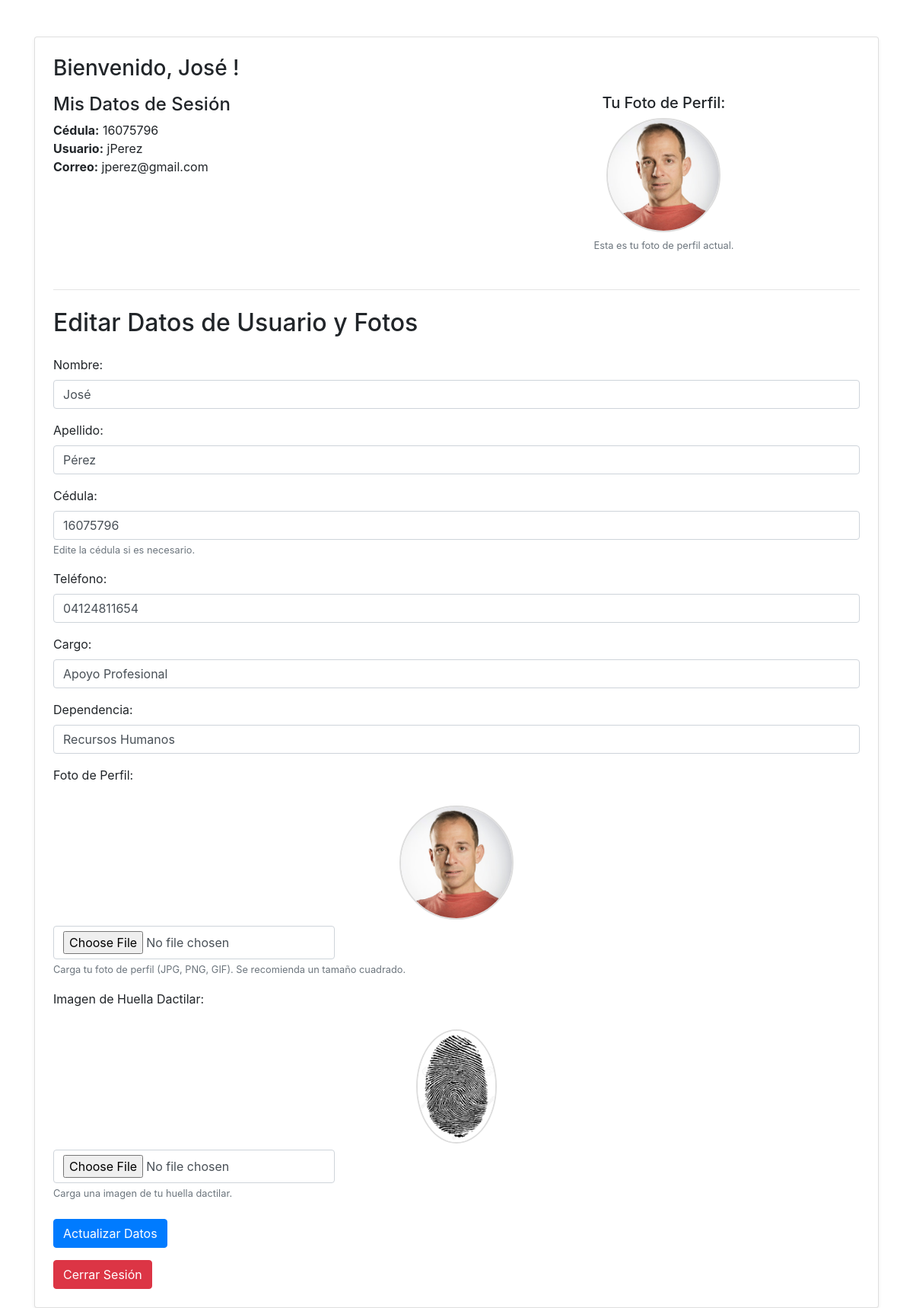
/mis_datos.php (signed in), run on the app's committed database.
### tables this page shows
CREATE TABLE `users` (
  `id` int(11) NOT NULL,
  `cedula` varchar(20) NOT NULL,
  `username` varchar(50) NOT NULL,
  `password_hash` varchar(255) NOT NULL,
  `nombre` varchar(100) NOT NULL,
  `apellido` varchar(100) NOT NULL,
  `telefono` varchar(20) DEFAULT NULL,
  `correo` varchar(100) NOT NULL,
  `foto_perfil` varchar(255) DEFAULT NULL,
  `huella_dactilar` varchar(255) DEFAULT NULL,
  `cargo` varchar(100) DEFAULT NULL,
  `dependencia` varchar(100) DEFAULT NULL,
  `created_at` timestamp NOT NULL DEFAULT current_timestamp(),
  `updated_at` timestamp NOT NULL DEFAULT current_timestamp() ON UPDATE current_timestamp(),
  `status` enum('active','inactive') DEFAULT 'active'
);

### mis_datos.php (the view, shortened to what this page needs)
<?php
require_once 'conexion.php';
$user_id_logged = $_SESSION['user_id'];
$cedula_usuario = htmlspecialchars($_SESSION['cedula'] ?? 'N/A');
$nombre_usuario_sesion = htmlspecialchars($_SESSION['nombre'] ?? 'Usuario');
$correo_usuario = htmlspecialchars($_SESSION['correo'] ?? 'N/A');
$nombre_formulario = '';
$apellido_formulario = '';
$telefono_formulario = '';
$foto_perfil_existente = '';
$huella_dactilar_existente = '';
$cargo_formulario = '';
$dependencia_formulario = '';
$datos_completos_existentes = false;
if ($stmt = $conn->prepare("SELECT nombre, apellido, telefono, foto_perfil, huella_dactilar, cargo, dependencia FROM users WHERE id = ?")) {
    $stmt->bind_param("i", $user_id_logged);
    $stmt->execute();
    $result = $stmt->get_result();
    if ($result->num_rows > 0) {
        $datos_db = $result->fetch_assoc();
        $nombre_formulario = htmlspecialchars($datos_db['nombre'] ?? '');
        $apellido_formulario = htmlspecialchars($datos_db['apellido'] ?? '');
        $telefono_formulario = htmlspecialchars($datos_db['telefono'] ?? '');
        $foto_perfil_existente = htmlspecialchars($datos_db['foto_perfil'] ?? '');
        $huella_dactilar_existente = htmlspecialchars($datos_db['huella_dactilar'] ?? '');
        $cargo_formulario = htmlspecialchars($datos_db['cargo'] ?? '');
        $dependencia_formulario = htmlspecialchars($datos_db['dependencia'] ?? '');
        if (
            !empty($nombre_formulario) && $nombre_formulario !== '____________________' &&
            !empty($apellido_formulario) && $apellido_formulario !== '____________________' &&
            !empty($telefono_formulario) &&
            !empty($cargo_formulario) &&
            !empty($dependencia_formulario)
        ) {
            $datos_completos_existentes = true;
        } else {
            $mensaje_modal_inicial = "Parece que tus datos personales no están completos o son los valores por defecto. Por favor, ingrésalos o actualízalos.";
        }
    } else {
        $mensaje_modal_inicial = "No hemos encontrado tus datos personales. Por favor, ingrésalos para completar tu perfil.";
    }
} else {
    $mensaje_modal_inicial = "Error al intentar cargar tus datos (consulta DB fallida): " . $conn->error;
}
?>
<!DOCTYPE html>
<html lang="es">
<head>
    <link href="https://stackpath.bootstrapcdn.com/bootstrap/4.5.2/css/bootstrap.min.css" rel="stylesheet">
    <link rel="stylesheet" href="https://cdnjs.cloudflare.com/ajax/libs/font-awesome/5.15.3/css/all.min.css">
</head>
<body>
<div class="container mt-5">
    <div class="card p-4 shadow-sm">
        <h3 class="mb-3">Bienvenido, <?php echo $nombre_usuario_sesion; ?>!</h3>
        <div class="row mb-4">
            <div class="col-md-6">
                <h4 class="mb-2">Mis Datos de Sesión</h4>
                <ul class="list-unstyled">
                    <li><strong>Cédula:</strong> <?php echo $cedula_usuario; ?></li>
                    <li><strong>Usuario:</strong> <?php echo htmlspecialchars($_SESSION['username'] ?? 'N/A'); ?></li>
                    <li><strong>Correo:</strong> <?php echo $correo_usuario; ?></li>
                </ul>
            </div>
            <div class="col-md-6 align-alert-center">
                <div class="text-center">
                    <h5>Tu Foto de Perfil:</h5>
                    <?php
                    if (!empty($foto_perfil_existente) && file_exists($foto_perfil_existente)):
                    ?>
                        <img src="<?php echo htmlspecialchars($foto_perfil_existente); ?>" alt="Foto de Perfil del Usuario" class="img-fluid rounded-circle profile-img">
                        <small class="form-text text-muted mt-2">Esta es tu foto de perfil actual.</small>
                    <?php endif; ?>
                </div>
            </div>
        </div>
        <hr class="my-4">
        <h2 class="mb-4">Editar Datos de Usuario y Fotos</h2>
        <form action="actualizar_perfil.php" method="post" enctype="multipart/form-data">
            <div class="form-group">
                <label for="nombre">Nombre:</label>
                <input type="text" class="form-control" id="nombre" name="nombre" placeholder="Ingrese el nombre" value="<?php echo $nombre_formulario; ?>" required>
            </div>
            <div class="form-group">
                <label for="apellido">Apellido:</label>
                <input type="text" class="form-control" id="apellido" name="apellido" placeholder="Ingrese el apellido" value="<?php echo $apellido_formulario; ?>" required>
            </div>
            <div class="form-group">
                <label for="cedula">Cédula:</label>
                <input type="text" class="form-control" id="cedula" name="cedula"
                        value="<?php echo $cedula_usuario; ?>" required>
                <small class="form-text text-muted">Edite la cédula si es necesario.</small>
            </div>
            <div class="form-group">
                <label for="telefono">Teléfono:</label>
                <input type="text" class="form-control" id="telefono" name="telefono" placeholder="Ingrese el teléfono (ej. 04121234567)" pattern="^\d{11}$" title="Ingrese 11 dígitos numéricos (ej. 04121234567)" value="<?php echo $telefono_formulario; ?>" required>
            </div>
            <div class="form-group">
                <label for="cargo">Cargo:</label>
                <input type="text" class="form-control" id="cargo" name="cargo" placeholder="Ingrese su cargo" value="<?php echo $cargo_formulario; ?>" required>
            </div>
            <div class="form-group">
                <label for="dependencia">Dependencia:</label>
                <input type="text" class="form-control" id="dependencia" name="dependencia" placeholder="Ingrese su dependencia" value="<?php echo $dependencia_formulario; ?>" required>
            </div>
            <div class="form-group">
                <label for="foto_perfil">Foto de Perfil:</label>
                <div class="profile-img-container">
                    <?php
                    if (!empty($foto_perfil_existente) && file_exists($foto_perfil_existente)):
                    ?>
                        <img src="<?php echo htmlspecialchars($foto_perfil_existente); ?>" alt="Foto de Perfil" class="profile-img">
                    <?php else: ?>
                        <div class="placeholder-img">
                            <i class="fas fa-user-circle"></i> </div>
                    <?php endif; ?>
                </div>
                <div class="d-flex align-items-center mt-2">
                    <input type="file" class="form-control-file-custom" id="foto_perfil" name="foto_perfil" accept="image/jpeg, image/png, image/gif">
                </div>
                <small class="form-text text-muted">Carga tu foto de perfil (JPG, PNG, GIF). Se recomienda un tamaño cuadrado.</small>
            </div>
            <div class="form-group">
                <label for="huella_dactilar">Imagen de Huella Dactilar:</label>
                <div class="fingerprint-img-container">
                    <?php
                    if (!empty($huella_dactilar_existente) && file_exists($huella_dactilar_existente)):
                    ?>
                        <img src="<?php echo htmlspecialchars($huella_dactilar_existente); ?>" alt="Imagen de Huella Dactilar" class="fingerprint-img">
                    <?php else: ?>
                        <div class="placeholder-img">
                            <i class="fas fa-fingerprint"></i> </div>
                    <?php endif; ?>
                </div>
                <div class="d-flex align-items-center mt-2">
                    <input type="file" class="form-control-file-custom" id="huella_dactilar" name="huella_dactilar" accept="image/jpeg, image/png, image/gif">
                </div>
                <small class="form-text text-muted">Carga una imagen de tu huella dactilar.</small>
            </div>
            <div class="mt-4">
                <button type="submit" class="btn btn-primary">
                    <?php echo $datos_completos_existentes ? 'Actualizar Datos' : 'Ingresar Datos'; ?>
                </button>
            </div>
            <a href="logout.php" class="btn btn-danger mt-3">Cerrar Sesión</a>
        </form>
    </div>
</div>
</body>
</html>

### mis_datos.php (style rules this page uses)
.profile-img-container, .fingerprint-img-container { margin-top: 20px; text-align: center; }
.profile-img, .fingerprint-img { max-width: 150px; max-height: 150px; border-radius: 50%; object-fit: cover; border: 2px solid #ddd; }
.align-alert-center { display: flex; align-items: center; justify-content: center; height: 100%; }
.form-control-file-custom { display: inline-block; width: auto; padding: .375rem .75rem; font-size: 1rem; line-height: 1.5; color: #495057; background-color: #fff; background-clip: padding-box; border: 1px solid #ced4da; border-radius: .25rem; transition: border-color .15s ease-in-out, box-shadow .15s ease-in-out; }

### data on the page
users: foto_perfil (picture), nombre "José", apellido "Pérez", telefono "04124811654", cargo "Apoyo Profesional", dependencia "Recursos Humanos", huella_dactilar (picture)

### other printed values
$nombre_usuario_sesion "José"
$cedula_usuario "16075796"
$_SESSION['username'] "jPerez"
$correo_usuario "jperez@gmail.com"
